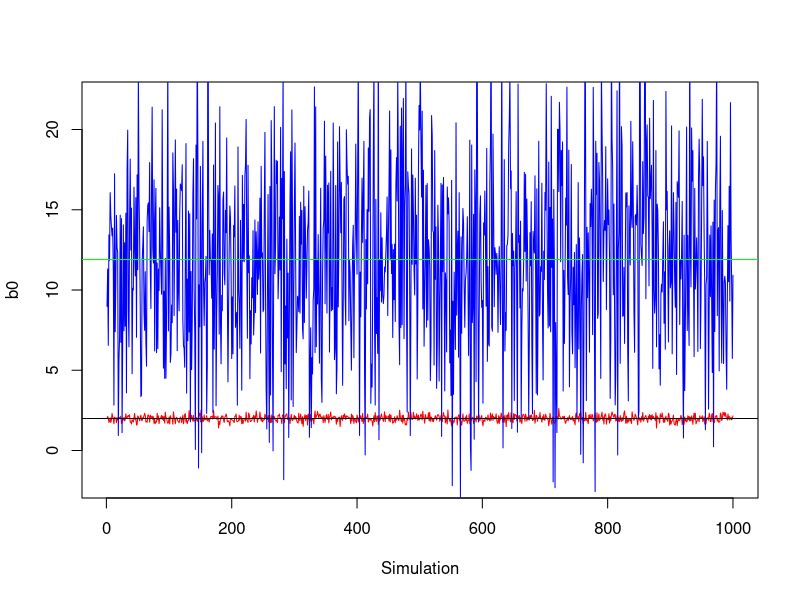
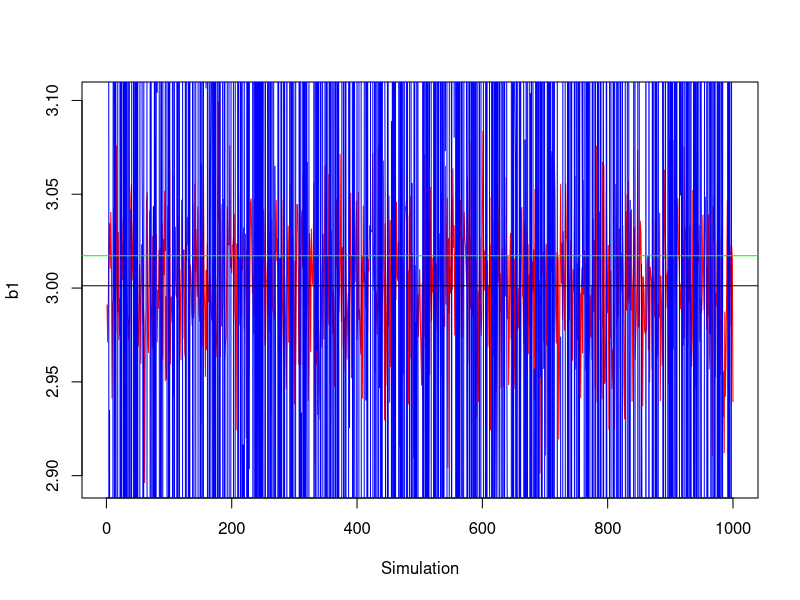

The R script that drew these images, in order:
rm(list=ls())
par(mfrow=c(1,1))
set.seed(123)
n=100 
beta_0 = 2
beta_1 = 3 
sigma = 1 

n_sim = 1000 

# Estimated beta without outliaers 
b0 = numeric(n_sim)
b1 = numeric(n_sim)

# Estimated beta with outliers
bw0 = numeric(n_sim)
bw1 = numeric(n_sim)

for(i in 1:n_sim){
  X = runif(n, min=0, max= 10)
  e = rnorm(n, 0, sigma)
  Y = beta_0 + beta_1 * X + e
  
  coef = coefficients(lm(Y ~ X))
  b0[i] = coef[1]
  b1[i] = coef[2]

  e[31:40] = rchisq(10, 100)
  Y = beta_0 + beta_1 * X + e
  coef = coefficients(lm(Y ~ X))
  bw0[i] = coef[1]
  bw1[i] = coef[2]
}

mean(b0)
mean(bw0)
sd(b0)
sd(bw0)
plot(1:n_sim, b0, type="l", col="red", xlab="Simulation", ylab="b0", ylim=c(-2, 22))
lines(1:n_sim, bw0, type="l", col="blue")
abline(h=mean(b0), col="black")
abline(h=mean(bw0), col="green")


mean(b1)
mean(bw1)
sd(b1)
sd(bw1)
plot(1:n_sim, b1, type="l", col="red", xlab="Simulation", ylab="b1")
lines(1:n_sim, bw1, type="l", col="blue")
abline(h=mean(b1), col="black")
abline(h=mean(bw1), col="green")
